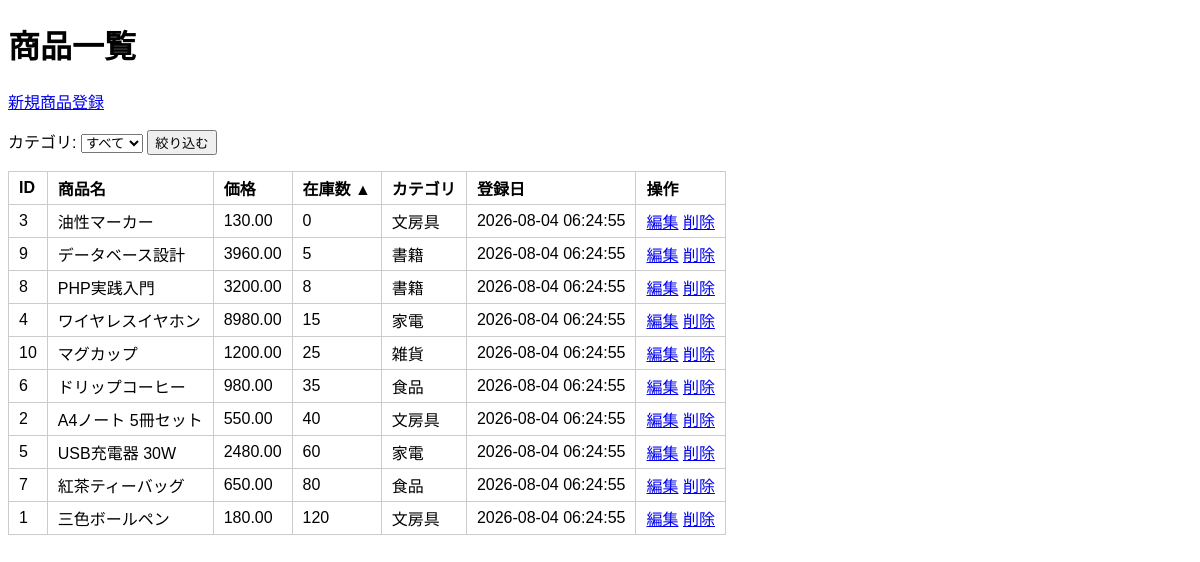
/inventory_management/index.php?sort=stock&order=asc, run on the app's committed database.
### tables this page shows
CREATE TABLE products (
    id INT PRIMARY KEY AUTO_INCREMENT,
    name VARCHAR(100) NOT NULL,
    price DECIMAL(10, 2) NOT NULL,   
    stock INT NOT NULL DEFAULT 0,
    category VARCHAR(50) NOT NULL,
    created_at TIMESTAMP DEFAULT CURRENT_TIMESTAMP
);

### inventory_management/helpers.php (called while the page is built, shortened)
<?php
function buildUrl(array $overrides) {
    $params = array_merge($_GET, $overrides);
    return '?' . http_build_query($params);
}

### inventory_management/index.php (the view, shortened to what this page needs)
<?php
require_once 'helpers.php';
$category = $_GET['category'] ?? '';
if (!in_array($category, CATEGORIES, true)) {
    $category = '';
}
$sortKey = $_GET['sort'] ?? 'created_at';
$sortColumn = ALLOWED_SORTS[$sortKey];
$order = (($_GET['order'] ?? '') === 'asc') ? 'ASC' : 'DESC';
$conn = getDBConnection();
if ($category === '') {
    $sql  = "SELECT id, name, price, stock, category, created_at FROM products ORDER BY $sortColumn $order";
    $stmt = $conn->prepare($sql);
} else {
    $sql  = "SELECT id, name, price, stock, category, created_at FROM products WHERE category = ? ORDER BY $sortColumn $order";
    $stmt = $conn->prepare($sql);
    $stmt->bind_param("s", $category);
}
$stmt->execute();
$result = $stmt->get_result();
function sortHeader($label, $key) {
    global $sortKey, $order;
    $nextOrder = ($sortKey === $key && $order === 'ASC') ? 'desc' : 'asc';
    $arrow = '';
    if ($sortKey === $key) {
        $arrow = $order === 'ASC' ? ' ▲' : ' ▼';
    }
    $url = buildUrl(['sort' => $key, 'order' => $nextOrder]);
    return '<a href="' . htmlspecialchars($url) . '">'
         . htmlspecialchars($label . $arrow) . '</a>';
}
?>
<!DOCTYPE html>
<html>
<head>
    <link rel="stylesheet" href="style.css">
</head>
<body>
    <h1>商品一覧</h1>
    <a href="create.php">新規商品登録</a>
    <form method="GET">
        <label>カテゴリ:
            <select name="category" onchange="this.form.submit()">
                <option value="">すべて</option>
            </select>
        </label>
        <button type="submit">絞り込む</button>
    </form>
    <table>
        <thead>
            <tr>
                <th>ID</th>
                <th><?php echo sortHeader('商品名', 'name'); ?></th>
                <th><?php echo sortHeader('価格', 'price'); ?></th>
                <th><?php echo sortHeader('在庫数', 'stock'); ?></th>
                <th>カテゴリ</th>
                <th><?php echo sortHeader('登録日', 'created_at'); ?></th>
                <th>操作</th>
            </tr>
        </thead>
        <tbody>
            <?php while ($row = $result->fetch_assoc()): ?>
            <tr>
                <td><?php echo htmlspecialchars($row['id']); ?></td>
                <td><?php echo htmlspecialchars($row['name']); ?></td>
                <td><?php echo htmlspecialchars($row['price']); ?></td>
                <td><?php echo htmlspecialchars($row['stock']); ?></td>
                <td><?php echo htmlspecialchars($row['category']); ?></td>
                <td><?php echo htmlspecialchars($row['created_at']); ?></td>
                <td>
                    <a href="edit.php?id=<?php echo htmlspecialchars($row['id']); ?>">編集</a>
                    <a href="delete.php?id=<?php echo htmlspecialchars($row['id']); ?>" onclick="return confirm('本当に削除しますか？')">削除</a>
                </td>
            </tr>
            <?php endwhile; ?>
        </tbody>
    </table>
</body>
</html>

### inventory_management/style.css (style rules this page uses)
body { font-family: sans-serif; }
table { border-collapse: collapse; margin-top: 1em; }
th, td { border: 1px solid #ccc; padding: 4px 10px; text-align: left; }
th a { text-decoration: none; color: inherit; }
form { margin-top: 1em; }

### data on the page
products: id "3", name "油性マーカー", price "130.00", stock "0", category "文房具", created_at "2026-08-04 06:24:55"
products: id "9", name "データベース設計", price "3960.00", stock "5", category "書籍", created_at "2026-08-04 06:24:55"
products: id "8", name "PHP実践入門", price "3200.00", stock "8", category "書籍", created_at "2026-08-04 06:24:55"
products: id "4", name "ワイヤレスイヤホン", price "8980.00", stock "15", category "家電", created_at "2026-08-04 06:24:55"
products: id "10", name "マグカップ", price "1200.00", stock "25", category "雑貨", created_at "2026-08-04 06:24:55"
products: id "6", name "ドリップコーヒー", price "980.00", stock "35", category "食品", created_at "2026-08-04 06:24:55"
products: id "2", name "A4ノート 5冊セット", price "550.00", stock "40", category "文房具", created_at "2026-08-04 06:24:55"
products: id "5", name "USB充電器 30W", price "2480.00", stock "60", category "家電", created_at "2026-08-04 06:24:55"
products: id "7", name "紅茶ティーバッグ", price "650.00", stock "80", category "食品", created_at "2026-08-04 06:24:55"
products: id "1", name "三色ボールペン", price "180.00", stock "120", category "文房具", created_at "2026-08-04 06:24:55"

### other printed values
$label . $arrow "商品名 価格 在庫数 ▲ 登録日"
